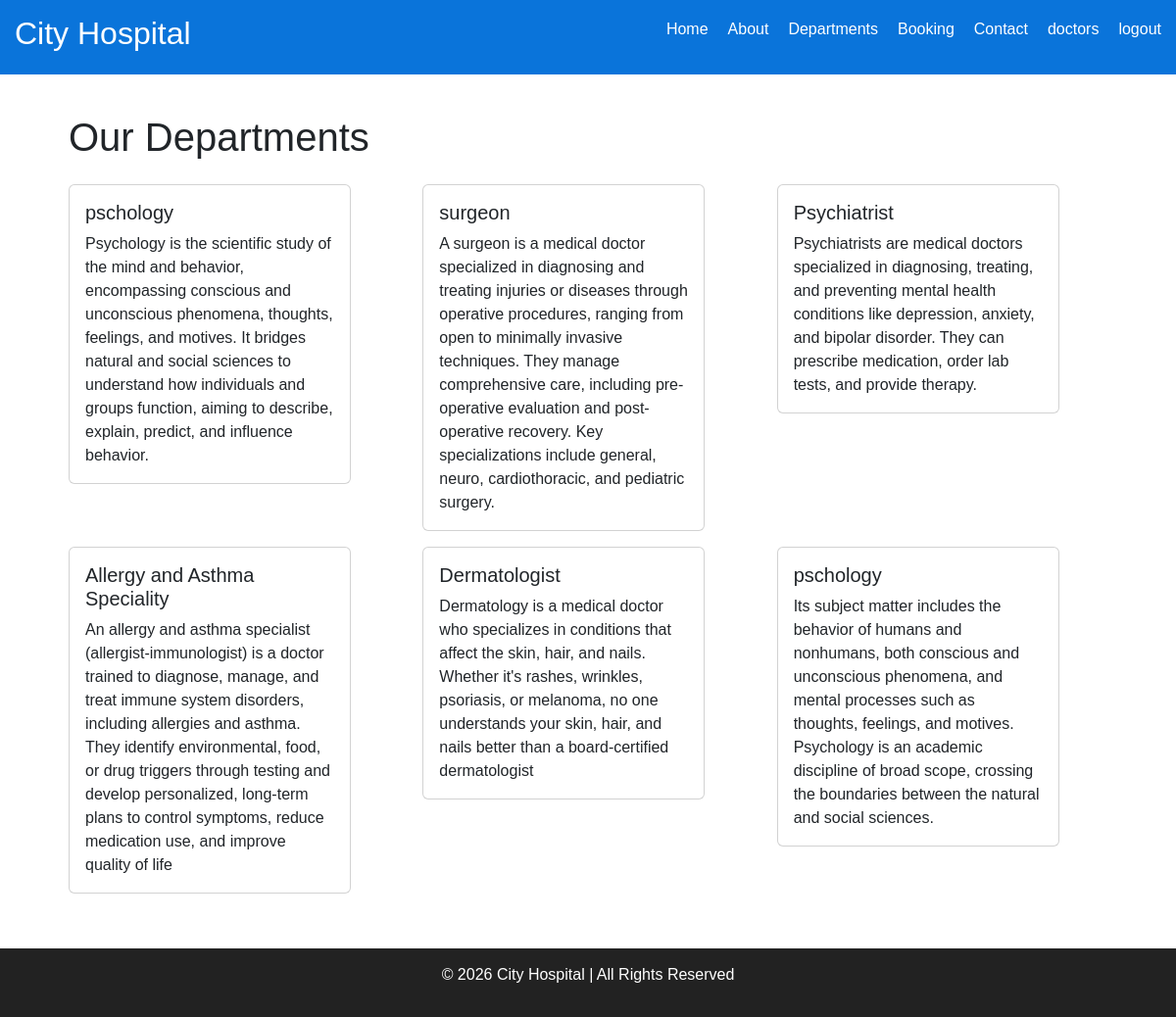
The app's page /department/ (signed in) with its own data.
### hospitalapp/models.py (models this page shows, shortened)
class dept(models.Model):
    dept_name = models.CharField(max_length=225)
    dep_desc = models.TextField()

### hospitalapp/views.py (the view)
# urls.py: path('department/', views.department_view, name='department'),
@login_required
def department_view(request):
    dict_dept = {
        'dept': DeptModel.objects.all()
    }
    return render(request, 'department.html', dict_dept)

### hospitalapp/templates/department.html (shortened to what this page needs)
{% extends 'base.html' %}
{% block content %}
<h1 class="mb-4">Our Departments</h1>
<div class="row">
    {% for d in dept %}
    <div class="col-md-4 mb-3">
        <div class="card" style="width: 18rem;">
            <div class="card-body">
                <h5 class="card-title">{{ d.dept_name }}</h5>
                <p class="card-text">   {{d.dep_desc}}</p>
            </div>
        </div>
    </div>
    {% endfor %}
</div>
{% endblock %}

### hospitalapp/static/css/style.css (style rules this page uses)
body { margin: 0; font-family: Arial; }

### records on screen
dept: dept_name "pschology", dep_desc "Psychology is the scientific study of the mind and behavior, encompassing conscious and unconscious phenomena, thoughts, feelings, and motives. It bridges natural and social sciences to understand how individuals and groups function, aiming to describe, explain, predict, and influence behavior."
dept: dept_name "surgeon", dep_desc "A surgeon is a medical doctor specialized in diagnosing and treating injuries or diseases through operative procedures, ranging from open to minimally invasive techniques. They manage comprehensive care, including pre-operative evaluation and post-operative recovery. Key specializations include general, neuro, cardiothoracic, and pediatric surgery."
dept: dept_name "Psychiatrist", dep_desc "Psychiatrists are medical doctors specialized in diagnosing, treating, and preventing mental health conditions like depression, anxiety, and bipolar disorder. They can prescribe medication, order lab tests, and provide therapy."
dept: dept_name "Allergy and Asthma Speciality", dep_desc "An allergy and asthma specialist (allergist-immunologist) is a doctor trained to diagnose, manage, and treat immune system disorders, including allergies and asthma. They identify environmental, food, or drug triggers through testing and develop personalized, long-term plans to control symptoms, reduce medication use, and improve quality of life"
dept: dept_name "Dermatologist", dep_desc "Dermatology is a medical doctor who specializes in conditions that affect the skin, hair, and nails. Whether it's rashes, wrinkles, psoriasis, or melanoma, no one understands your skin, hair, and nails better than a board-certified dermatologist"
dept: dept_name "pschology", dep_desc "Its subject matter includes the behavior of humans and nonhumans, both conscious and unconscious phenomena, and mental processes such as thoughts, feelings, and motives. Psychology is an academic discipline of broad scope, crossing the boundaries between the natural and social sciences."
